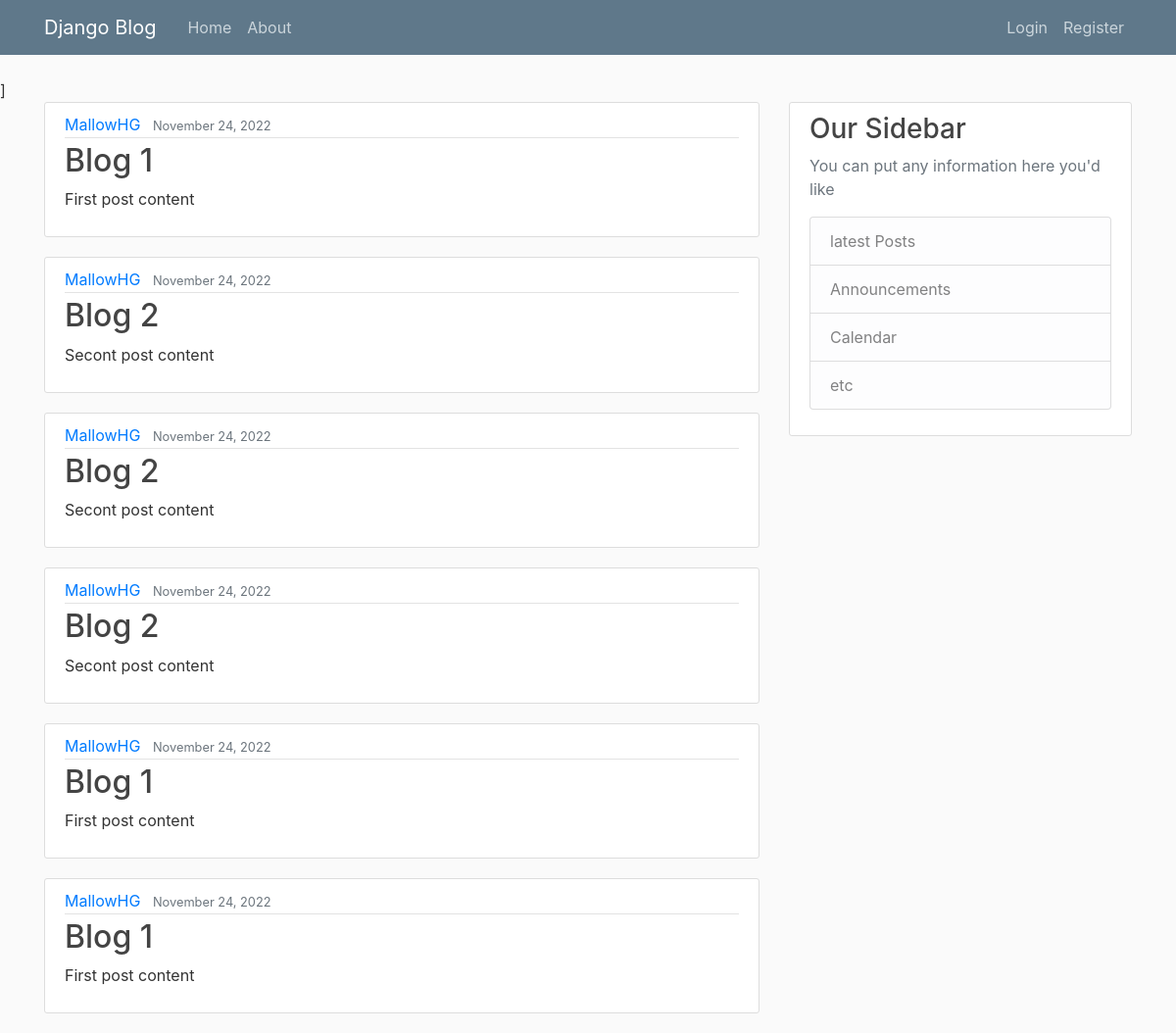
/, run on an earlier commit of the app's database.
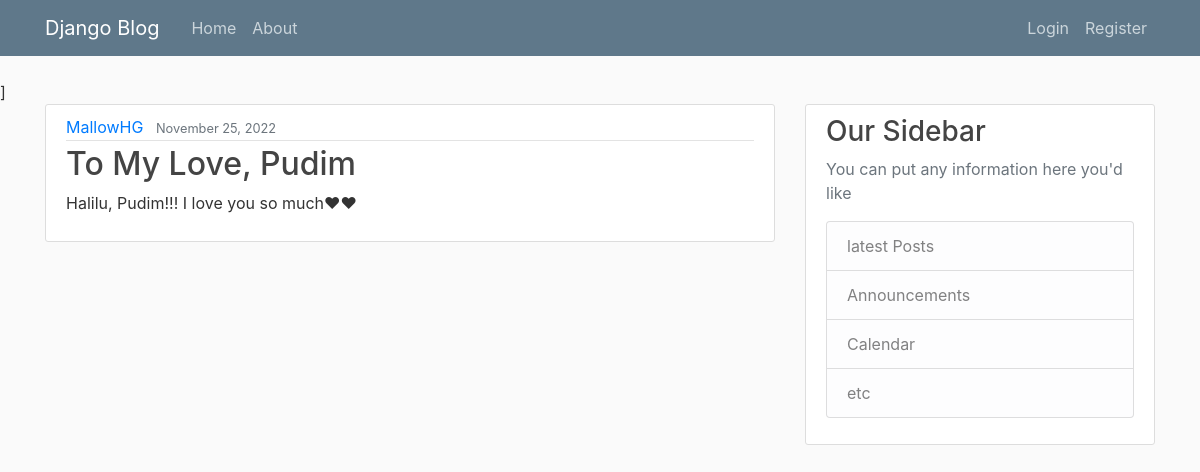
And on a later commit of the database.
### blog/models.py (models this page shows, shortened)
class Post(models.Model):
    title = models.CharField(max_length=100)
    content = models.TextField()
    date_posted = models.DateTimeField(default=timezone.now)
    author = models.ForeignKey(User, on_delete=models.CASCADE)

### blog/views.py (the view)
# urls.py: path('', views.home, name='blog-home'),
def home(request):
	return render(request, 'blog/home.html', {'posts': Post.objects.all()})

### blog/templates/blog/home.html
{% extends 'blog/layout.html' %}
{% block content%}
	<div class="row">
		<div class="col-md-8">
			{% for post in posts %}
				<article class="media content-section">
					<div class="media-body">
					<div class="article-metadata">
						<a class="mr-2" href="#">{{ post.author }}</a>
						<small class="text-muted">{{ post.date_posted | date:"F d, Y" }}</small>
					</div>
					<h2><a class="article-title" href="#">{{ post.title }}</a></h2>
					<p class="article-content">{{ post.content }}</p>
					</div>
				</article>
			{% endfor %}
		</div>
		<div class="col-md-4">
			<div class="content-section">
				<h3>Our Sidebar</h3>
				<p class="text-muted">You can put any information here you'd like
					<ul class="list-group">
						<li class="list-group-item list-group-item-light">latest Posts</li>
						<li class="list-group-item list-group-item-light">Announcements</li>
						<li class="list-group-item list-group-item-light">Calendar</li>
						<li class="list-group-item list-group-item-light">etc</li>
					</ul>
				</p>
			</div>
		</div>
	</div>
{% endblock%}

### blog/templates/blog/layout.html (shortened to what this page needs)
{% load static %}
<!DOCTYPE html>
<html lang="en">
<head>
    <link rel="stylesheet" href="https://cdn.jsdelivr.net/npm/bootstrap@4.0.0/dist/css/bootstrap.min.css">
    <link rel="stylesheet" href="{% static 'blog/main.css' %}">
</head>
<body>
    <header class="site-header">
      <nav class="navbar navbar-expand-md navbar-dark bg-steel fixed-top">
        <div class="container">
          <a class="navbar-brand mr-4" href="{% url 'blog-home' %}">Django Blog</a>
          <div class="collapse navbar-collapse" id="navbarToggle">
            <div class="navbar-nav mr-auto">
              <a class="nav-item nav-link" href="{% url 'blog-home' %}">Home</a>
              <a class="nav-item nav-link" href="{% url 'blog-about' %}">About</a>
            </div>
            <div class="navbar-nav">
              {% if user.is_authenticated %}
                <a class="nav-item nav-link" href="{% url 'profile' %}">{{user.username}}</a>
                <a class="nav-item nav-link" href="{% url 'logout' %}">Logout</a>
              {% else %}
                <a class="nav-item nav-link" href="{% url 'login' %}">Login</a>
                <a class="nav-item nav-link" href="{% url 'register' %}">Register</a>
              {% endif %}
            </div>
          </div>
        </div>
      </nav>
    </header>
    <main class="container" role="role">
      {% block content%}{% endblock %}
    </main>
</body>
</html>

### blog/static/blog/main.css (style rules this page uses)
body { background: #fafafa; color: #333333; margin-top: 5rem; }
h1, h2, h3, h4, h5, h6 { color: #444444; }
ul { margin: 0; }
.bg-steel { background-color: #5f788a; }
.site-header .navbar-nav .nav-link { color: #cbd5db; }
.content-section { background: #ffffff; padding: 10px 20px; border: 1px solid #dddddd; border-radius: 3px; margin-bottom: 20px; }
.article-title { color: #444444; }
.article-content { white-space: pre-line; }
.article-metadata { padding-bottom: 1px; margin-bottom: 4px; border-bottom: 1px solid #e3e3e3 }

What changed in the data, as far as the page shows it:
removed Post: author "MallowHG", date_posted "November 24, 2022", title "Blog 1", content "First post content"
removed Post: author "MallowHG", date_posted "November 24, 2022", title "Blog 2", content "Secont post content"
removed Post: author "MallowHG", date_posted "November 24, 2022", title "Blog 2", content "Secont post content"
removed Post: author "MallowHG", date_posted "November 24, 2022", title "Blog 2", content "Secont post content"
removed Post: author "MallowHG", date_posted "November 24, 2022", title "Blog 1", content "First post content"
removed Post: author "MallowHG", date_posted "November 24, 2022", title "Blog 1", content "First post content"
added Post: author "MallowHG", date_posted "November 25, 2022", title "To My Love, Pudim", content "Halilu, Pudim!!! I love you so much❤❤"
